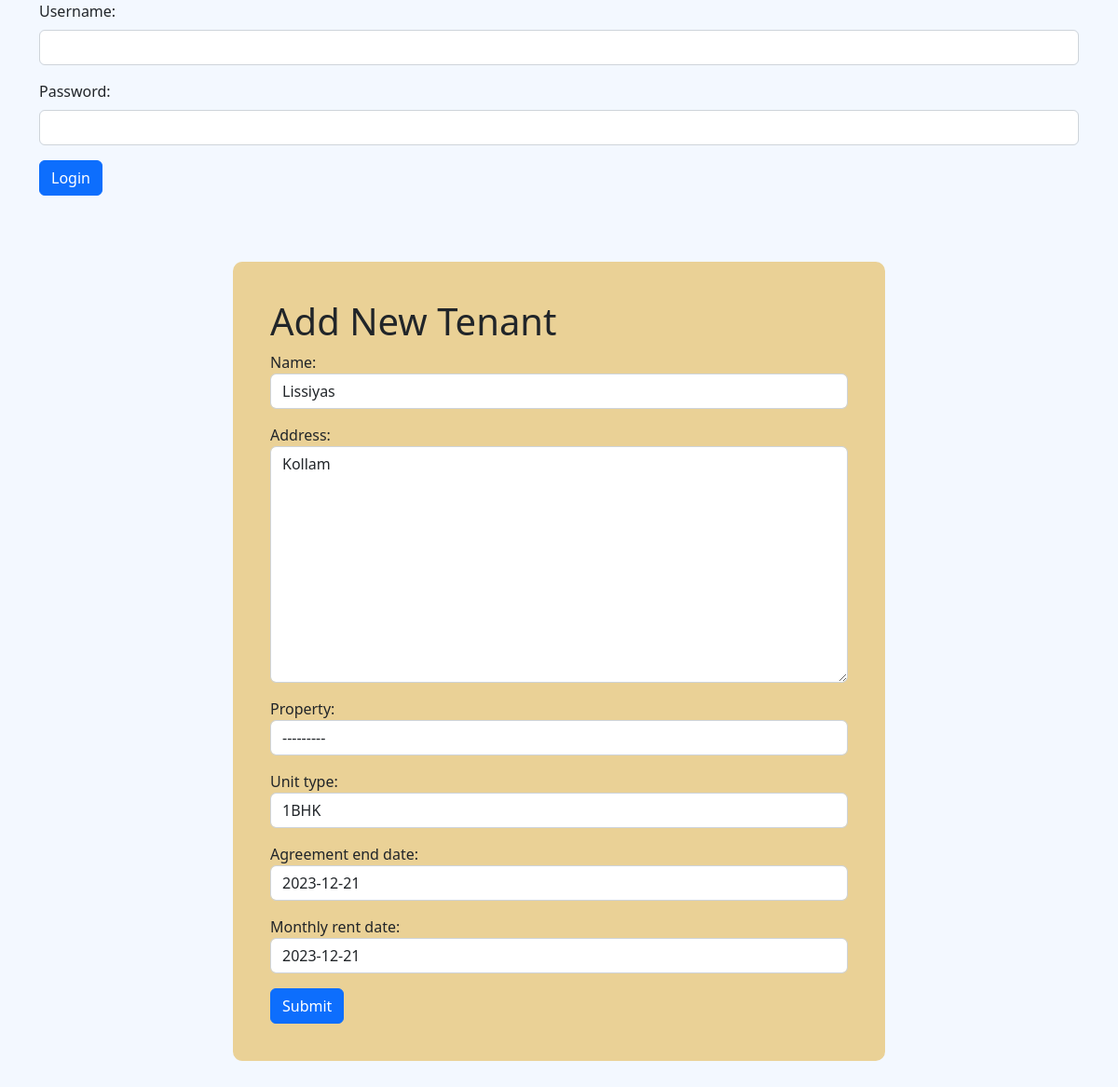
/tenant/update/1/, run on an earlier commit of the app's database.
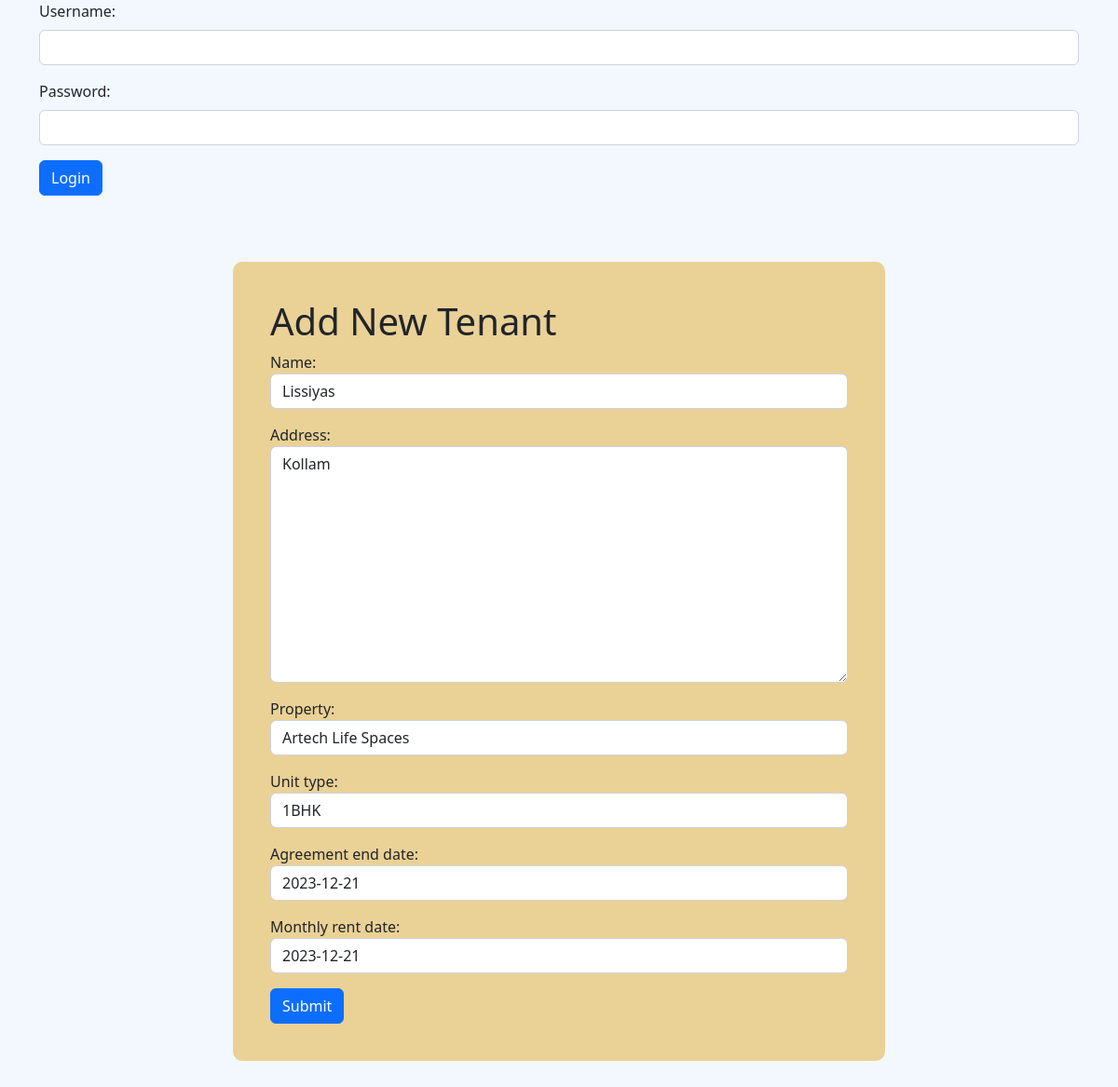
And on a later commit of the database.
### estate_admin/models.py (models this page shows, shortened)
class Tenant(models.Model):
    name = models.CharField(max_length=255)
    address = models.TextField()
    property = models.ForeignKey(Property, on_delete=models.SET_NULL, null=True, blank=True)
    unit_type = models.CharField(max_length=5, choices=UnitType.choices, default=UnitType.ONE_BHK)
    agreement_end_date = models.DateField(default=datetime.date.today)  # Corrected spelling
    monthly_rent_date = models.DateField(default=datetime.date.today)

class Property(models.Model):
    name = models.CharField(max_length=255)
    address = models.TextField()
    location = models.TextField(default ='tvm')
    features = models.TextField(default ='superb')
    flats_1bhk = models.PositiveIntegerField(default=0)
    flats_2bhk = models.PositiveIntegerField(default=0)
    flats_3bhk = models.PositiveIntegerField(default=0)
    flats_4bhk = models.PositiveIntegerField(default=0)
    def __str__(self):
        return self.name

### estate_admin/views.py (the view)
# urls.py: path('tenant/update/<int:tenant_id>/', views.add_or_update_tenant, name='update_tenant'),
def add_or_update_tenant(request, tenant_id=None):
    if tenant_id:
        tenant = get_object_or_404(Tenant, pk=tenant_id)
        form = TenantForm(request.POST or None, instance=tenant)
    else:
        tenant = None
        form = TenantForm(request.POST or None)
    if request.method == 'POST' and form.is_valid():
        form.save()
        return redirect('list_tenants')  # Redirect to the tenant listing page
    return render(request, 'estate_admin/add_or_edit_tenant.html', {
        'form': form,
        'tenant': tenant
    })

### estate_admin/forms.py
class TenantForm(forms.ModelForm):
    class Meta:
        model = Tenant
        fields = ['name', 'address','property','unit_type','agreement_end_date','monthly_rent_date']
    def __init__(self, *args, **kwargs):
        super(TenantForm, self).__init__(*args, **kwargs)
        for field_name, field in self.fields.items():
            field.widget.attrs['class'] = 'form-control'

### estate_admin/templates/estate_admin/add_or_edit_tenant.html (shortened to what this page needs)
{% extends "estate_admin/index.html" %}
{% load static %}
{% block content %}
<link rel="stylesheet" href="{% static 'estate_admin/add_or_edit_tenant.css' %}">
<div class="container">
<div class="login-box">
    <h1>Add New Tenant</h1>
<form method="post">
    {{ form.as_p }}
    <button type="submit" class="btn btn-primary">Submit</button>
</form>
</div>
</div>
{% endblock content %}

What changed in the data, as far as the page shows it:
changed Tenant "Kollam": property "---------" → "Artech Life Spaces"
